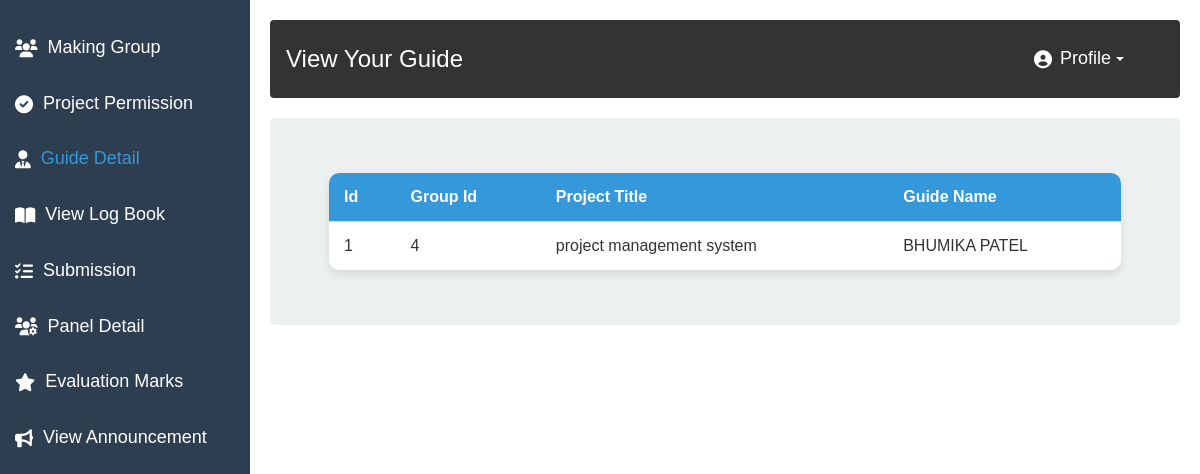
/StudentGuideDetail.php (signed in), run on the app's committed database.
### tables this page shows
CREATE TABLE `guideallocation` (
  `id` int(11) NOT NULL,
  `groupid` int(11) DEFAULT NULL,
  `projectTitle` varchar(100) DEFAULT NULL,
  `Guide` varchar(50) DEFAULT NULL
);

### StudentGuideDetail.php (the view, shortened to what this page needs)
<?php
include 'connection.php';
$lid = $_SESSION['id'];
$select = "select groupid from studentgroup where enro1='$lid' or enro2='$lid' or enro3='$lid' or enro4='$lid'";
$sdata = mysqli_query($c, $select);
$data = mysqli_fetch_assoc($sdata);
$gid = $data['groupid'];
$fetch = "select * from guideallocation where groupid='$gid'";
$guide = mysqli_query($c, $fetch);
?>
<html lang="en">
    <head>
        <link rel="stylesheet" href="https://maxcdn.bootstrapcdn.com/bootstrap/3.4.1/css/bootstrap.min.css">
        <link rel="stylesheet" href="https://maxcdn.bootstrapcdn.com/bootstrap/3.4.1/css/bootstrap.min.css">
        <link rel="stylesheet" href="https://maxcdn.bootstrapcdn.com/bootstrap/3.4.1/css/bootstrap.min.css">
        <link href="style.css" rel="stylesheet" type="text/css"/>
        <link rel="stylesheet" href="https://cdnjs.cloudflare.com/ajax/libs/font-awesome/6.0.0-beta3/css/all.min.css">
    </head>
    <body>
        <div class="sidebar">
            <a href="StudentMakeGroup.php">
                <i class="fa fa-users"></i>
                <p>Making Group</p>
            </a>
            <a href="StudentProPermission.php">
                <i class="fa fa-check-circle"></i>
                <p>Project Permission</p>
            </a>
            <a href="StudentGuideDetail.php">
                <i class="fa fa-user-tie"></i>
                <p class="addsf">Guide Detail</p>
            </a>
            <a href="StudentLogBook.php">
                <i class="fa fa-book-open"></i>
                <p>View Log Book</p>
            </a>
            <a href="SudentTask.php">
                <i class="fa fa-tasks"></i>
                <p>Submission</p>
            </a>
            <a href="SudentPanelDetail.php">
                <i class="fa fa-users-cog"></i>
                <p>Panel Detail</p>
            </a>
            <a href="StudentEvaluationMark.php">
                <i class="fa fa-star"></i>
                <p>Evaluation Marks</p>
            </a>
            <a href="StudentViewAnnouncement.php">
                <i class="fas fa-bullhorn"></i>
                <p>View Announcement</p>
            </a>
        </div>
        <div class="main-content">
            <div class="navbar">
                <h1 style="margin:0px;padding: 0px;width: 200px;">View Your Guide</h1>
                <div class="nav-links">
                    <div class="dropdown">
                        <button class="profile-btn" class="dropdown-toggle" type="button" data-toggle="dropdown">
                            <i class="fas fa-user-circle"></i> Profile <span class="caret"></span>
                        </button>
                    </div>
                </div>
            </div>
            <div class="section">
                <table class="styled-table">
                    <thead>
                        <tr>
                            <th>Id</th>
                            <th>Group Id</th>
                            <th>Project Title</th>
                            <th>Guide Name</th>
                        </tr>
                    </thead>
                    <tbody>
                        <?php while ($row = mysqli_fetch_assoc($guide)) { ?>
                            <tr>
                                <td><?php echo $row['id']; ?></td>
                                <td><?php echo $row['groupid']; ?></td>
                                <td><?php echo $row['projectTitle']; ?></td>
                                <td><?php echo $row['Guide']; ?></td>
                            </tr>
                        <?php } ?>
                    </tbody>
                </table>
            </div>
        </div>
    </body>
</html>

### style.css (style rules this page uses)
* { margin: 0; padding: 0; box-sizing: border-box; }
body { font-family: Arial, sans-serif; background-color: #f4f4f4; }
.navbar { background-color: #333; color: #fff; padding: 15px; display: flex; align-items: center; }
.navbar h1 { margin-left: 20px; font-size: 24px; }
.nav-links { display: flex; margin-right: 20px; }
.sidebar { width: 250px; background-color: #2c3e50; position: fixed; height: 100%; padding-top: 20px; overflow-y: auto; }
.sidebar p { margin: 0px; padding: 0px; }
.sidebar a { padding: 15px; text-decoration: none; font-size: 18px; color: #fff; display: block; display: flex; align-items: center; }
.sidebar a i { margin-right: 10px; }
.main-content { margin-left: 250px; padding: 20px; background-color: #fff; height: 100vh; }
.section { background-color: #ecf0f1; padding: 15px; margin-bottom: 20px; border-radius: 5px; }
button { padding: 10px 15px; background-color: #2980b9; color: #fff; border: none; cursor: pointer; border-radius: 5px; }
i { font-size: 18px; }
.addsf { color: #3498DB; }
.profile-btn { background-color: transparent; color: white; border: none; padding: 10px 20px; font-size: 18px; cursor: pointer; display: flex; align-items: center; }
.profile-btn i { margin-right: 8px; }
.caret { border-top: 4px solid white; margin-left: 5px; }

### StudentGuideDetail.php (style rules this page uses)
.styled-table { width: 90%; margin: 40px auto; border-collapse: collapse; background-color: #fff; border-radius: 10px; overflow: hidden; box-shadow: 0 4px 8px rgba(0, 0, 0, 0.1); font-family: Arial, sans-serif; }
.styled-table thead tr { background-color: #3498db; color: #fff; text-align: left; font-weight: bold; }
.styled-table th, .styled-table td { padding: 15px; border-bottom: 1px solid #ddd; }
.styled-table tbody tr:last-of-type td { border-bottom: none; }

### data on the page
guideallocation: id "1", groupid "4", projectTitle "project management system", Guide "BHUMIKA PATEL"
